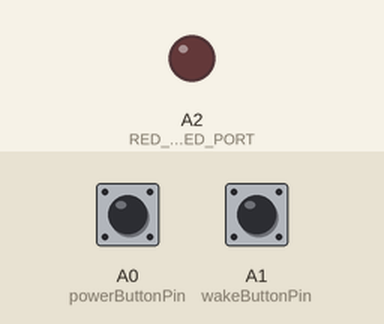
This sketch was run on a simulated ATtiny85, built for the host (arithmetic inside an expression is 32-bit, double 64-bit). Parts: output pins drawn as LEDs (lit = HIGH). Inputs (shaded band) come from the test bench; at power-on: A1 (wakeButtonPin) HIGH, A0 (powerButtonPin) HIGH. WiFi joins after 1.5 s; servers stay silent unless stated; pins used as bus, display or sensor lines are not drawn; what the sketch prints to the serial monitor is not drawn.

Above: at 0.7 s.
At 3.9 s:
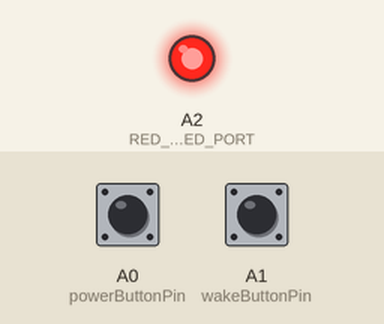
4.0 s: A1 (wakeButtonPin) pulled LOW for 0.15 s
At 4.5 s:
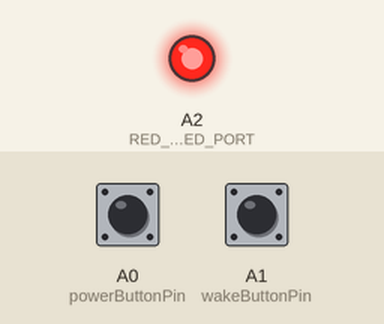
Timing chart, 0 to 7.0 s (numbered marks = the images above; inputs shaded):
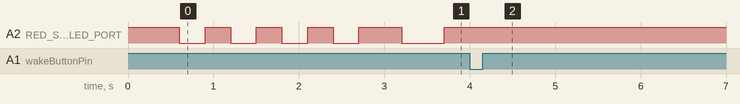

Measured:
- after the input at 4.0 s, A2 (RED_STATUS_LED_PORT): stops changing and stays HIGH

The sketch:

ir_play_2.ino
```cpp
//Uni inline Sensivity with 470 ohm good for 1.5m
// Projector needed direct at 0.6 from rrear
// Projector ok at 1.5m slightly offset  with 470 ohm

int Ethernet_In_Use = 1;
int Reflector_In_Use = 1;

// ###################################### Begin Ethernet Related #############################
#include <SPI.h>
#include <Ethernet.h>
#include <EthernetUdp.h>

#define EthernetStartupDelay 500
#define ES1_RESET_PIN 11

// These local Mac and IP Address will be reassigned early in startup based on
// the device ID as set by address pins
byte mac[] = { 0xA8, 0x61, 0x0A, 0x67, 0x83, 0x6D };
String sMac = "A8:61:0A:67:83:6D";
IPAddress ip(172, 16, 1, 109);
String strMyIP = "172.16.1.109";

// Reflector
IPAddress reflectorIP(172, 16, 1, 10);
String strReflectorIP = "X.X.X.X";

// Arduino Due for Keystroke translation and Pixel Led driving
IPAddress targetIP(172, 16, 1, 110);
String strTargetIP = "X.X.X.X";

// Computer Running MSFS
IPAddress MSFSIP(172, 16, 1, 10);
String strMSFSIP = "X.X.X.X";

const unsigned int localport = 7788;
const unsigned int localdebugport = 7795;
const unsigned int keyboardport = 7788;
const unsigned int ledport = 7789;
const unsigned int remoteport = 7790;
const unsigned int reflectorport = 27000;
const unsigned int MSFSport = 7791;

const unsigned long delayBeforeSendingPacket = 2000;
unsigned long ethernetStartTime = 0;

int packetSize;
int debugLen;
EthernetUDP udp;

char packetBuffer[1000];     //buffer to store the incoming data
char outpacketBuffer[1000];  //buffer to store the outgoing data
String DebugString = "";
String BoardName = "IR Sender";


void SendDebug(String MessageToSend) {
  if ((Reflector_In_Use == 1) && (Ethernet_In_Use == 1)) {
    udp.beginPacket(reflectorIP, reflectorport);
    udp.print(BoardName + " " + MessageToSend);
    udp.endPacket();
  }
  Serial.print(MessageToSend);
}


// ###################################### End Ethernet Related #############################


// LED blinking
unsigned long previousMillis = 0;
const long ledInterval = 500;
bool ledState = LOW;


#define RED_STATUS_LED_PORT 16
#define FLASH_TIME 300


const int powerButtonPin = 14;  // Power Down button
const int wakeButtonPin = 15;   // Wake Up button

// === State Tracking ===
bool lastPowerState = HIGH;
bool lastWakeState = HIGH;

unsigned long debounceDelay = 50;


#include "PinDefinitionsAndMore.h"
#include <IRremote.hpp> // include the library


int RECV_PIN = 3;
//IRrecv irrecv(RECV_PIN);
//decode_results results;

void sendShiftLeft() {
  uint8_t sCommand = 0x14;
  uint8_t sRepeats = 0;

  SendDebug("Send now: address=0x00, command=0x" + String(sCommand, HEX)  + " repeat " + String(sRepeats));
  SendDebug("Send standard NEC with 8 bit address");


  // Receiver output for the first loop must be: Protocol=NEC Address=0x102 Command=0x34 Raw-Data=0xCB340102 (32 bits)
  IrSender.sendNEC(0x00, sCommand, sRepeats);

  SendDebug("Waiting 35 Seconds");
  delay(35000);

  sCommand = 0xE;
  SendDebug("Send now: address=0x00, command=0x" + String(sCommand, HEX)  + " repeat " + String(sRepeats));
  SendDebug("Send standard NEC with 8 bit address");
  // Receiver output for the first loop must be: Protocol=NEC Address=0x102 Command=0x34 Raw-Data=0xCB340102 (32 bits)
  IrSender.sendNEC(0x00, sCommand, sRepeats);

  delay(1000);

  sCommand = 0x7;
  SendDebug("Send now: address=0x00, command=0x" + String(sCommand, HEX)  + " repeat " + String(sRepeats));
  SendDebug("Send standard NEC with 8 bit address");
  // Receiver output for the first loop must be: Protocol=NEC Address=0x102 Command=0x34 Raw-Data=0xCB340102 (32 bits)
  IrSender.sendNEC(0x00, sCommand, sRepeats);

}

void powerDown() {
  uint8_t sCommand = 0x14;
  uint8_t sRepeats = 0;

  SendDebug("Send now: address=0x00, command=0x" + String(sCommand, HEX)  + " repeat " + String(sRepeats));
  SendDebug("Send standard NEC with 8 bit address");


  // Receiver output for the first loop must be: Protocol=NEC Address=0x102 Command=0x34 Raw-Data=0xCB340102 (32 bits)
  IrSender.sendNEC(0x00, sCommand, sRepeats);

  delay(1000);
  sCommand = 0x7;
  IrSender.sendNEC(0x00, sCommand, sRepeats);

}

void setup() {
  pinMode(powerButtonPin, INPUT_PULLUP);
  pinMode(wakeButtonPin, INPUT_PULLUP);

  pinMode(RED_STATUS_LED_PORT, OUTPUT);

  digitalWrite(RED_STATUS_LED_PORT, true);
  delay(FLASH_TIME);

  Serial.begin(9600);

  if (Ethernet_In_Use == 1) {

    // Using manual reset instead of tying to Arduino Reset
    pinMode(ES1_RESET_PIN, OUTPUT);
    digitalWrite(ES1_RESET_PIN, LOW);
    delay(2);
    digitalWrite(ES1_RESET_PIN, HIGH);

    Ethernet.begin(mac, ip);
    udp.begin(localport);

    ethernetStartTime = millis() + delayBeforeSendingPacket;
    while (millis() <= ethernetStartTime) {
      delay(FLASH_TIME);
      digitalWrite(RED_STATUS_LED_PORT, false);
      delay(FLASH_TIME);
      digitalWrite(RED_STATUS_LED_PORT, true);
    }


    SendDebug(" Ethernet Started " + strMyIP + " " + sMac);
  }


  // irrecv.enableIRIn();

  SendDebug("Startup Complete");
}

void loop() {
  unsigned long currentMillis = millis();

  // === LED Flashing Status ===
  if (currentMillis - previousMillis >= ledInterval) {
    previousMillis = currentMillis;
    ledState = !ledState;
    digitalWrite(RED_STATUS_LED_PORT, ledState);
  }

  // === Power Down Button ===
  bool powerState = digitalRead(powerButtonPin);
  if (powerState == LOW && lastPowerState == HIGH) {
    delay(debounceDelay);
    if (digitalRead(powerButtonPin) == LOW) {
      SendDebug("Power Down");
      powerDown();
    }
  }

  // === Wake Up Button ===
  bool wakeState = digitalRead(wakeButtonPin);
  if (wakeState == LOW && lastWakeState == HIGH) {
    delay(debounceDelay);
    if (digitalRead(wakeButtonPin) == LOW) {
      SendDebug("Wake Up");
      sendShiftLeft();
    }
  }

  lastPowerState = powerState;
  lastWakeState = wakeState;

  // if (irrecv.decode(&results)) {
  //   Serial.print("IR RECV Code = 0x ");
  //   Serial.println(results.value, HEX);
  //   irrecv.resume();
  // }
}
```

Source omitted: PinDefinitionsAndMore.h (15760 bytes)
